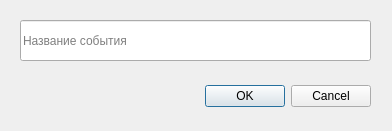
<?xml version="1.0" encoding="UTF-8"?>
<ui version="4.0">
 <class>AddEventDialog</class>
 <widget class="QDialog" name="AddEventDialog">
  <property name="geometry">
   <rect>
    <x>0</x>
    <y>0</y>
    <width>392</width>
    <height>131</height>
   </rect>
  </property>
  <property name="windowTitle">
   <string>Dialog</string>
  </property>
  <widget class="QDialogButtonBox" name="buttonBox">
   <property name="geometry">
    <rect>
     <x>30</x>
     <y>80</y>
     <width>341</width>
     <height>32</height>
    </rect>
   </property>
   <property name="orientation">
    <enum>Qt::Horizontal</enum>
   </property>
   <property name="standardButtons">
    <set>QDialogButtonBox::Cancel|QDialogButtonBox::Ok</set>
   </property>
  </widget>
  <widget class="QLineEdit" name="lineEdit">
   <property name="geometry">
    <rect>
     <x>20</x>
     <y>20</y>
     <width>351</width>
     <height>41</height>
    </rect>
   </property>
   <property name="placeholderText">
    <string>Название события</string>
   </property>
  </widget>
 </widget>
 <resources/>
 <connections>
  <connection>
   <sender>buttonBox</sender>
   <signal>accepted()</signal>
   <receiver>AddEventDialog</receiver>
   <slot>accept()</slot>
   <hints>
    <hint type="sourcelabel">
     <x>248</x>
     <y>254</y>
    </hint>
    <hint type="destinationlabel">
     <x>157</x>
     <y>274</y>
    </hint>
   </hints>
  </connection>
  <connection>
   <sender>buttonBox</sender>
   <signal>rejected()</signal>
   <receiver>AddEventDialog</receiver>
   <slot>reject()</slot>
   <hints>
    <hint type="sourcelabel">
     <x>316</x>
     <y>260</y>
    </hint>
    <hint type="destinationlabel">
     <x>286</x>
     <y>274</y>
    </hint>
   </hints>
  </connection>
 </connections>
</ui>
